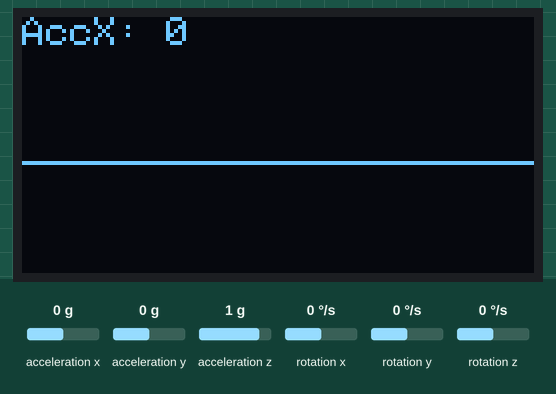
This sketch was run on a simulated Arduino Uno, built with avr-gcc and run on an emulated ATmega328P. On the bench: 128×64 one-colour display. Wiring (inferred from the names in the program): MPU-9250 motion sensor at I2C address 0x68. Inputs (shaded band) come from the test bench; at power-on: acceleration x 0 g, acceleration y 0 g, acceleration z 1 g, rotation x 0 °/s, rotation y 0 °/s, rotation z 0 °/s.

Above: at 1.2 s.
1.3 s: acceleration x set to -1.4 g
At 1.51 s:
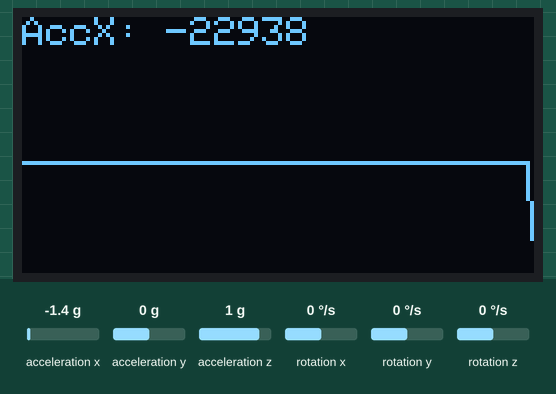
3.8 s: acceleration x set to -0.8 g
At 4.05 s:
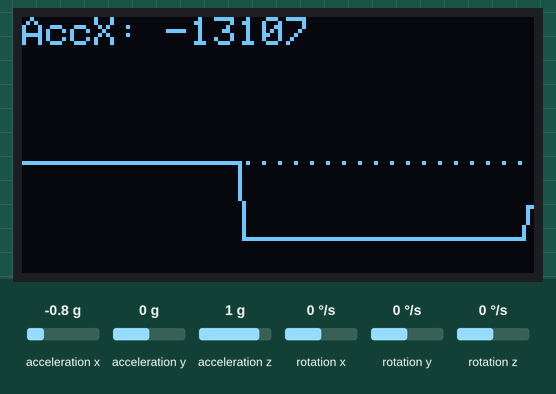
5.3 s: acceleration x set to 0 g
At 5.64 s:
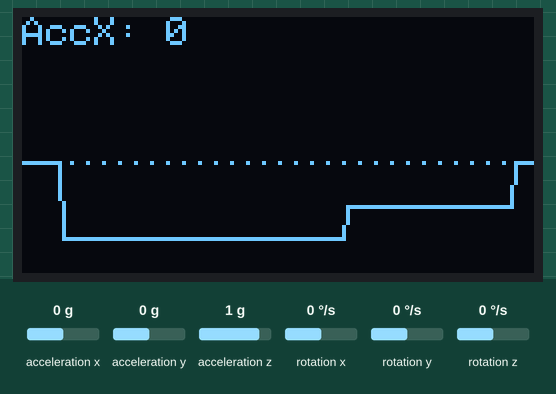
Timing chart, 0 to 8.3 s (numbered marks = the images above; inputs shaded):
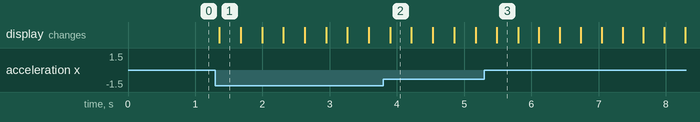

The sketch:

mpu6500_oled_graph.ino
```cpp
#include <Wire.h>
#include <Adafruit_GFX.h>
#include <Adafruit_SSD1306.h>
#include "mpu6500.h"

const int SCREEN_W = 128;
const int SCREEN_H = 64;
const int OLED_ADDR = 0x3C;
const int BTN_PIN = 0;                      // BOOT button
const int GRAPH_TOP = 10;                   // leave a title row
const int GRAPH_H = SCREEN_H - GRAPH_TOP;

const char* NAMES[6]  = {"AccX", "AccY", "AccZ", "GyrX", "GyrY", "GyrZ"};
const float RANGES[6] = {32768, 32768, 32768, 8000, 8000, 8000};  // +/- raw counts shown

Adafruit_SSD1306 display(SCREEN_W, SCREEN_H, &Wire, -1);
MPU6500 imu;

uint8_t hist[SCREEN_W];
int sel = 0;
bool wasDown = false;

void clearHistory() {
  memset(hist, GRAPH_TOP + (GRAPH_H - 1) / 2, sizeof(hist));
}

void setup() {
  Serial.begin(115200);
  pinMode(BTN_PIN, INPUT_PULLUP);

  imu.begin();
  if (!display.begin(SSD1306_SWITCHCAPVCC, OLED_ADDR)) {
    Serial.println("OLED not found");
    while (true) delay(1000);
  }
  Wire.setClock(400000);                    // faster screen updates

  display.setTextSize(1);
  display.setTextColor(SSD1306_WHITE);
  clearHistory();
}

void loop() {
  // Button cycles the plotted signal
  bool down = digitalRead(BTN_PIN) == LOW;
  if (down && !wasDown) {
    sel = (sel + 1) % 6;
    clearHistory();
  }
  wasDown = down;

  imu.readSensor();
  int16_t vals[6] = {imu.getAccelX(), imu.getAccelY(), imu.getAccelZ(),
                     imu.getGyroX(),  imu.getGyroY(),  imu.getGyroZ()};
  int16_t v = vals[sel];

  // Scroll history left, append newest sample on the right
  memmove(hist, hist + 1, SCREEN_W - 1);
  float norm = constrain((float)v / RANGES[sel], -1.0f, 1.0f);
  hist[SCREEN_W - 1] = GRAPH_TOP + (GRAPH_H - 1) * (1.0f - norm) / 2.0f;

  display.clearDisplay();
  display.setCursor(0, 0);
  display.print(NAMES[sel]);
  display.print(": ");
  display.print(v);

  int mid = GRAPH_TOP + (GRAPH_H - 1) / 2;
  for (int x = 0; x < SCREEN_W; x += 4) display.drawPixel(x, mid, SSD1306_WHITE);
  for (int x = 1; x < SCREEN_W; x++) {
    display.drawLine(x - 1, hist[x - 1], x, hist[x], SSD1306_WHITE);
  }
  display.display();
}
```

mpu6500.cpp
```cpp
#include "mpu6500.h"

MPU6500::MPU6500(uint8_t address) {
  _address = address;
}

void MPU6500::begin() {
  Wire.begin();
  Wire.beginTransmission(_address);
  Wire.write(PWR_MGMT_1);
  Wire.write(0);
  Wire.endTransmission(true);
}

void MPU6500::readSensor() {
  Wire.beginTransmission(_address);
  Wire.write(ACCEL_XOUT_H);
  Wire.endTransmission(false);
  Wire.requestFrom(_address, (uint8_t)6, (uint8_t) true);

  ax = (Wire.read() << 8 | Wire.read());
  ay = (Wire.read() << 8 | Wire.read());
  az = (Wire.read() << 8 | Wire.read());

  Wire.beginTransmission(_address);
  Wire.write(GYRO_XOUT_H);
  Wire.endTransmission(false);
  Wire.requestFrom(_address, (uint8_t)6, (uint8_t) true);

  gx = (Wire.read() << 8 | Wire.read());
  gy = (Wire.read() << 8 | Wire.read());
  gz = (Wire.read() << 8 | Wire.read());
}
```

mpu6500.h
```cpp
#ifndef MPU6500_H
#define MPU6500_H

#include <Arduino.h>
#include <Wire.h>

class MPU6500 {
public:
  MPU6500(uint8_t address = 0x68);

  void begin();
  void readSensor();

  int16_t getAccelX() const {
    return ax;
  }
  int16_t getAccelY() const {
    return ay;
  }
  int16_t getAccelZ() const {
    return az;
  }

  int16_t getGyroX() const {
    return gx;
  }
  int16_t getGyroY() const {
    return gy;
  }
  int16_t getGyroZ() const {
    return gz;
  }

private:
  uint8_t _address;
  int16_t ax, ay, az;
  int16_t gx, gy, gz;

  static const uint8_t PWR_MGMT_1 = 0x6B;
  static const uint8_t ACCEL_XOUT_H = 0x3B;
  static const uint8_t GYRO_XOUT_H = 0x43;
};
#endif
```

Measured:
- after the input at 1.3 s, the display: changes after 0.06 s (image 1)
